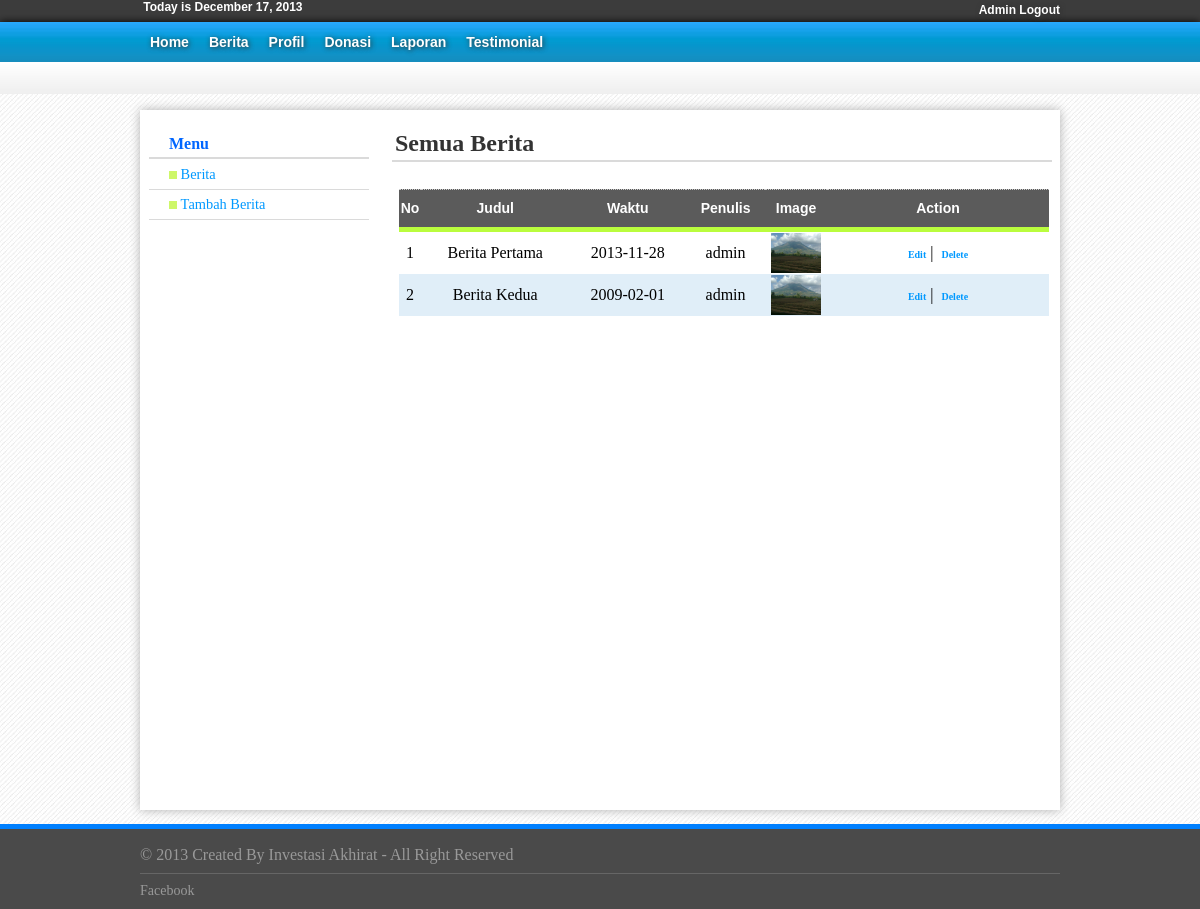
/Administrator/berita.php (signed in), run on the app's committed database.
### tables this page shows
CREATE TABLE IF NOT EXISTS `berita` (
  `id_berita` int(5) NOT NULL AUTO_INCREMENT,
  `user_id` varchar(50) NOT NULL,
  `judul` varchar(100) NOT NULL,
  `isi` text NOT NULL,
  `gambar` varchar(100) DEFAULT NULL,
  `counter` int(5) NOT NULL,
  `tanggal` date NOT NULL,
  PRIMARY KEY (`id_berita`)
);

### Administrator/berita.php (the view, shortened to what this page needs)
<?php
if(isset($_SESSION['user_id'])==0){
header("location:./loginpage.php");
}else{
?>
<!DOCTYPE html PUBLIC "-//W3C//DTD XHTML 1.0 Transitional//EN" "http://www.w3.org/TR/xhtml1/DTD/xhtml1-transitional.dtd">
<html xmlns="http://www.w3.org/1999/xhtml">
<head>
<link rel="stylesheet" type="text/css" href="./css/AdminStyle.css" />
</head>
<body>
<div class="header_wrapper">
	<div class="login">
          <?php
				$today = date("F j, Y");
				echo '&nbsp;Today is '.$today;
				?>
            <ul>
                <li><a href="logout.php">Admin Logout</a></li>
            </ul>
   	</div>
</div>
<?php include 'menu.php';?>
<div class="header_under"></div>
<div class="container_wrapper">
    <div class="sidebar_menu">
    	<h4 class="header"> Menu</h4>
    	<ul>
        	<li><a href="#"><img src="../Templates/list-style.png" height="8"  width="8"/>&nbsp;Berita</a></li>
            <li><a href="#"><img src="../Templates/list-style.png" height="8"  width="8"/>&nbsp;Tambah Berita</a></li>
        </ul>
    </div>
    <div class="home_content">
    	<h2 class="header">Semua Berita</h2>
        	<div class="form">
            	<table width="650" border="0" cellpadding="1" cellspacing="0" bgcolor="">
                	<tr>
                    	<th class="table">No</th><th class="table">Judul</th><th class="table">Waktu</th><th class="table">Penulis</th><th class="table">Image</th><th class="table">Action</th>
                    </tr>
                    <?php
						$line = 0;
						$start = $_GET['start'];
						$eu = $start - 0;
						$limit = 12;
						$sql = mysql_query("SELECT * from berita ORDER BY id_berita ASC LIMIT $eu, $limit");
						while($rowCat = mysql_fetch_array($sql)){
						if($line == 1){
							$bgcolor='#E0EEF8';
							$line=0;
						}else{
							$bgcolor = '#FFFFFF';
							$line=1;
						}
					?>
                    <tr align="center" bgcolor="<?php echo $bgcolor?>">
                    	<td align="center" width="20"><?php echo $rowCat['id_berita'] ?></td>
                        <td align="center"><?php echo $rowCat['judul'] ?></td>
                        <td align="center"><?php echo $rowCat['tanggal'] ?></td>
                        <td align="center"><?php echo $rowCat['user_id'] ?></td>
                        <td align="center" width="60"><?php echo "<img src=../image/upload/$rowCat[gambar] width=50 height=40"?></td>
                        <td align="center" width="220">
                        <a href="edit_berita.php?id=<?php echo $rowCat['id_berita']?>" class="link">Edit</a>&nbsp;|&nbsp;
                        <a href="AdminDeleteAlbum.php?id=<?php echo $rowCat['id_berita']?>" class="link" onclick="return confirm('Do you want to delete this?');">Delete</a></td>
                    </tr>
                    <?php
						}
					?>
                </table>
            </div>
    </div>
</div>
<?php include '../footer.php';?>
<?php  }?>

### Administrator/menu.php
<div class="header_menu">
	<div class="menu">
    	<ul>
        	<li><a href="AdminHome.php">Home</a></li>
            <li><a href="berita.php">Berita</a></li>
            <li><a href="profil.php">Profil</a></li>
            <li><a href="donasi.php">Donasi</a></li>
            <li><a href="laporan.php">Laporan</a></li>
            <li><a href="testimonial.php">Testimonial</a></li>
    	</ul>
    </div>
</div>

### footer.php
<div class="footer_wrapper">
    <div class="footer_menu">
   		<ul>
        	<li>&copy; 2013 Created By Investasi Akhirat - All Right Reserved</li>
        </ul>
        <br /> <br /> <br />
        <span style="color:#999; font-size:14px; margin-top:10px;">Facebook</span>
    </div>
</div>
</body>
</html>

### Administrator/css/AdminStyle.css (style rules this page uses)
html,body { padding:0px; margin:0px; background:url(../../Templates/body_back1.jpg) #fff top repeat-x; }
.header_menu { height:40px; width:100%; background:url(../../Templates/menu_back.jpg) repeat-x; -moz-box-shadow:0px 0px 8px #000; -webkit-box-shadow:0px 0px 8px #000; -box-shadow:0px 0px 8px #000; border:1px medium #000; }
.menu { width:920px; margin-left:auto; margin-right:auto; }
.menu ul { padding:0px; margin:0px; }
.menu ul li { position:relative; float:left; list-style:none; line-height:40px; }
.menu ul li a { text-decoration:none; display:block; padding:10px; line-height:20px; font-family:Arial, Helvetica, sans-serif; font-size:14px; font-weight:900; text-shadow:1px 1px 5px #333; color:#FFF; }
.header_under { background:url(../../Templates/headerunder.png) repeat-x; width:100%; height:32px; }
.header_wrapper { width:100%; height:22px; padding:0px; margin:0px; background:#3C3C3C; }
.login { font-family:Arial, Helvetica, sans-serif; color:#FFF; font-size:12px; padding-top: font-size:12px; width:920px; font-weight:900; margin-left:auto; margin-right:auto; }
.login ul { float:right; padding:0px; margin:0px; }
.login ul li { position:relative; list-style:none; }
.login ul li a { text-decoration:none; line-height:20px; font-family:Arial, Helvetica, sans-serif; font-size:12px; font-weight:900; text-shadow:1px 1px 5px #333; color:#FFF; }
.container_wrapper { width:920px; height:700px; padding:0px; margin-top:16px; margin-left:auto; margin-right:auto; -moz-box-shadow:0px 0px 10px #B0B0B0; -webkit-box-shadow:0px 0px 10px #B0B0B0; border:1px medium #B0B0B0; background:#FFF; }
.home_content { width:660px; height:500px; float:right; margin-right:8px; padding:0px; }
.home_content .header { font-weight:bold; color:#333; border-bottom:2px solid #dadada; padding-bottom:3px; padding-left:3px; }
.sidebar_menu { width:220px; height:500px; margin-left:9px; float:left; }
.sidebar_menu .header { font-weight:bold; color:#06F; margin-bottom:1px; border-bottom:2px solid #dadada; padding:4px 0px 4px 20px; }
.sidebar_menu ul { padding:0px; margin:0px; list-style-type:none; margin-bottom:10px; }
.sidebar_menu ul li { padding-bottom:0px; }
.sidebar_menu ul li a { font:"Trebuchet MS", Arial, Helvetica, sans-serif; font-size:90%; color:#09F; display:block; border-bottom:1px solid #dadada; padding-left:20px; text-decoration:none; padding-top:6px; padding-bottom:6px; }
.form { width:640px; height:500px; padding:7px 7px; }
.table { height:35px; background:#5B5B5B; color:#FFF; border-bottom:5px solid #BAFD3E; border-top:1px dotted #CCC; font-family:"Trebuchet MS", Arial, Helvetica, sans-serif; font-size:14px; margin-left:0; }
.link { text-decoration:none; font-family:Georgia, "Times New Roman", Times, serif; font-size:10px; font-weight:bold; color:#09F; }
.footer_wrapper { width:100%; height:80px; margin-top:14px; background:#4A4A4A; border-top:5px solid #0080FF; }
.footer_menu { width:920px; margin-left:auto; margin-right:auto; }
.footer_menu ul { padding:0px; margin:0px; list-style:none; float:left; border-bottom:1px solid #666; width:100%; padding-bottom:8px; padding-top:6px; }
.footer_menu ul li { line-height:20px; padding-top:10px; color:#999; font-weight:500px; }

### data on the page
berita: id_berita "1", judul "Berita Pertama", tanggal "2013-11-28", user "admin", gambar (picture)
berita: id_berita "2", judul "Berita Kedua", tanggal "2009-02-01", user "admin", gambar (picture)
